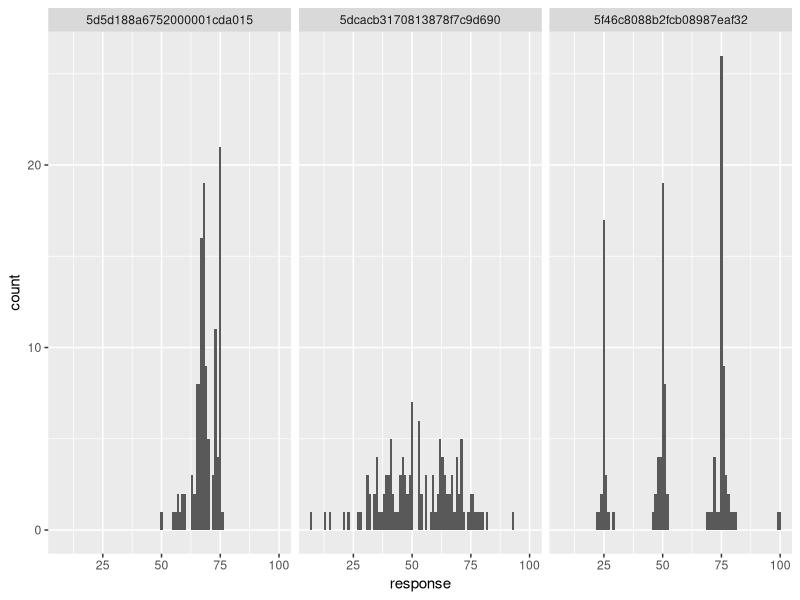
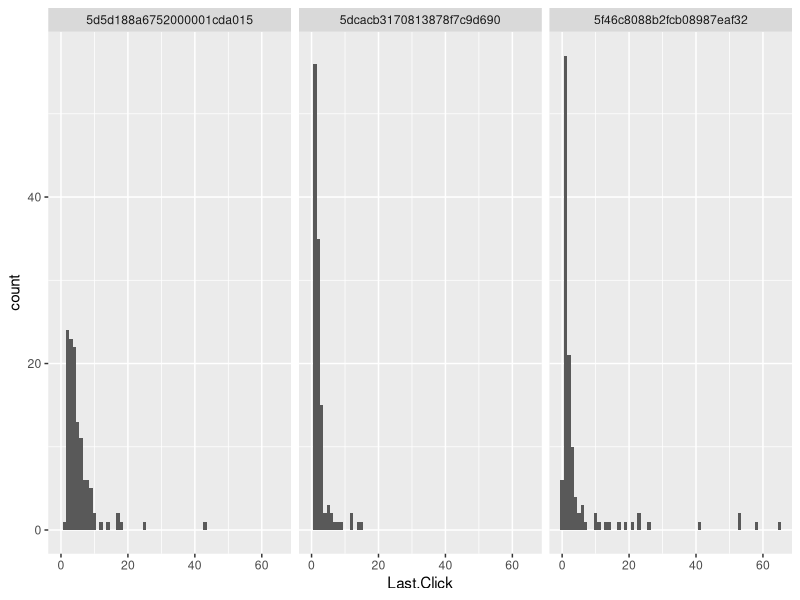
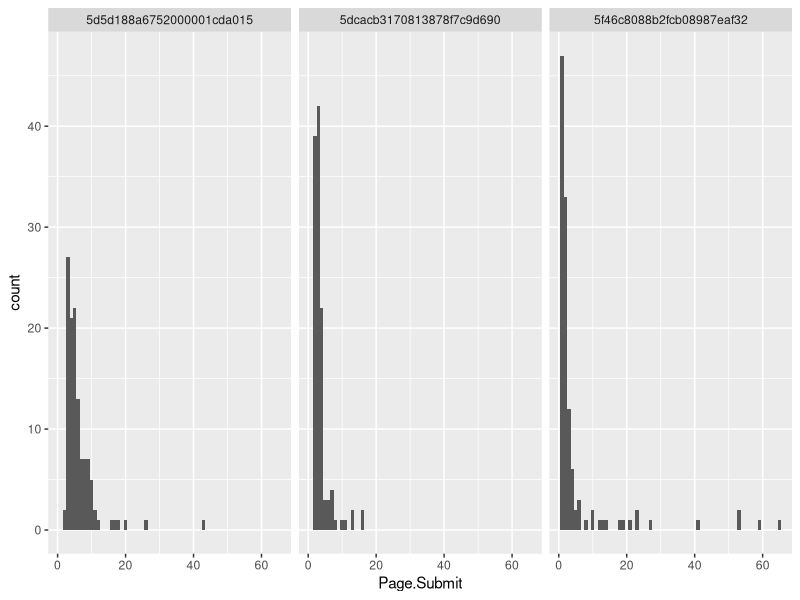

R code for these plots, in order:
#import and preprocess data pilot 1
require(ggplot2)
require(tidyr)

setwd(dirname(rstudioapi::getActiveDocumentContext()$path))

dat <- read.csv('datapilot1.csv')
dat <- dat[6:8,] #hardcoded for initial 3 particpants, rows 1-5 is other stuff and previews!!!!!!!!!!!!!!!!!!!!!!!!!!!!
oldcolnames <- names(dat)

#gather data on presentation order of inferences and blocks
ppvars <- c("ProlificID", "Q_TotalDuration", "FL_12_DO", "Domain1economicsinferences_DO", "Domain2biologyinferences_DO", "Domain3astronomyinferences_DO", "Domain4meteorologyinferences_DO","Domain5sociologyinferences_DO")
ppdat <- dat[, ppvars]

#gather data on participant level, ie duration, attention checks, ID
aqvars <- grep("d[1-5]aq", oldcolnames, value=T)
aqvars <- aqvars[!grepl("Click", aqvars)]
aqvars
aqdat <- dat[,c("ProlificID", "Q_TotalDuration",aqvars)]
View(aqdat) #third pp failed many aq's

#gather data on inference level
trialvarnames <- grep("_1$", oldcolnames, value=T) #names of columns with responses
trialdat <- dat[,c("ProlificID", trialvarnames)]
colnames(trialdat)<-sub("_1", "", colnames(trialdat))
trialdatlong <- pivot_longer(trialdat, cols=sub("_1", "", trialvarnames))
trialdatlong$domain <- sub("q..|q.","", trialdatlong$name)
trialdatlong$inf <- sub("d.","",trialdatlong$name)
trialdatlong$response <- as.numeric(as.character(trialdatlong$value))

trialtimernames <- grep("^d.t", oldcolnames, value=T) #names of columns with the timers for the inferenes
trialtimernames <- c(trialtimernames, grep("^d124", oldcolnames, value=T)) #timer d1t24 was wrongly name d124 in qualtrics, so added here
trialtimerdat <- dat[,c("ProlificID", trialtimernames)]
trialtimerdat[,-1] <- as.data.frame(sapply(trialtimerdat[,-1], function(x) as.numeric(as.character(x)))) #change vars into numeric

#loop to add timer data to judgement data
trialdatlong$First.Click <- NA
trialdatlong$Last.Click <- NA
trialdatlong$Page.Submit <- NA
trialdatlong$Click.Count <- NA
trialdatlong$inforder <- NA #var for when the inference was presented in block
timervarstoadd <- c("First.Click", "Last.Click", "Page.Submit", "Click.Count")
for (pp in ppdat$ProlificID){
  for (dom in grep("^Domain", colnames(ppdat), value=T)){
    orderinfs <- unlist(strsplit(toString(ppdat[ppdat$ProlificID==pp,dom]), "[|]"))
    for (i in seq(1,47,2)){
      timer <- orderinfs[i]
      timer <- paste0(timer, "_")
      inference <- orderinfs[i+1]
      
      trialdatlong[trialdatlong$ProlificID==pp&trialdatlong$name==inference,timervarstoadd] <- trialtimerdat[trialtimerdat$ProlificID==pp,grep(timer, colnames(trialtimerdat), value=T)]
      trialdatlong[trialdatlong$ProlificID==pp&trialdatlong$name==inference,'inforder'] <- (i+1)/2
      
    }
    
  }
}

# we have 6 inferencetypes
# each type occurs 4 times in each block, repitition due to asking for normal value and by switching X1 with X2
# non diagnostic:
#   1:P(Xi|Y=1,Xj=1) infs: 1,4,7,10
#   2:P(Xi|Y=1,Xj=?) infs: 2,5,8,11
#   3:(Xi|Y=1,Xj=0) infs: 3,6,9,12
# diagnostic:
#   4:P(Y|Xi=1,Xj=1) infs: 13,16,19,22
#   5:P(Y|Xi=1,Xj=?) infs: 14,17,20,23
#   6:P(Y|Xi=1,Xj=0) infs: 15,18,21,24

trialdatlong$inftype <- NA
for (i in dim(trialdatlong)[1]){ # not finished
  if (trialdatlong$inf[i] %in% c("q1","q4","q7","q10")) {trialdatlong$inftype[i]<-1}  
}



#trialdatlong is the dataframe we can use for analysis


# this shows that basically only the second participant properly understood and performed on the task, they were also the person taking half an hour for the exp
# and strong bias for responding at upper half of scale, and on increments of 25
ggplot(trialdatlong)+ 
  geom_histogram(aes(x=response), binwidth=1)+
  facet_wrap(facets=vars(ProlificID))

#first and third participant also seem to have responded after waiting quite a period
ggplot(trialdatlong)+ 
  geom_histogram(aes(x=Last.Click), binwidth=1)+
  facet_wrap(facets=vars(ProlificID))

ggplot(trialdatlong)+ 
  geom_histogram(aes(x=Page.Submit), binwidth=1)+
  facet_wrap(facets=vars(ProlificID))
